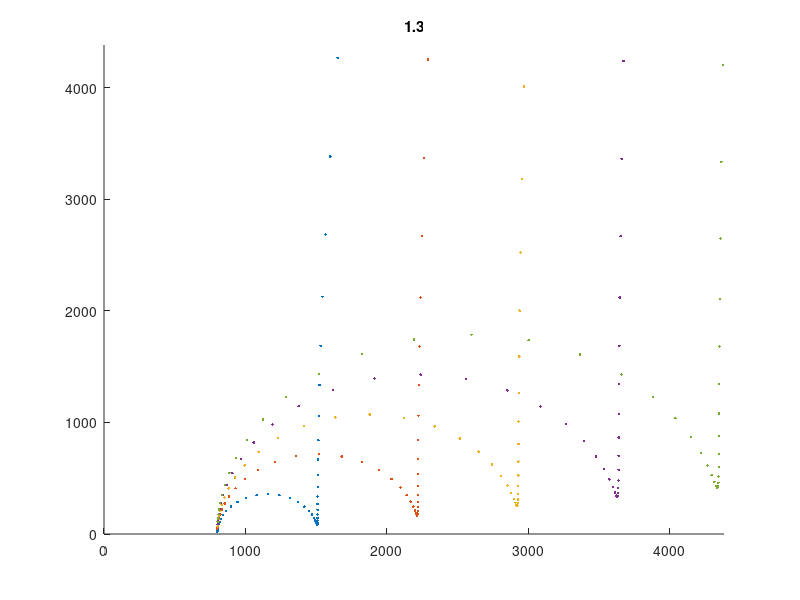
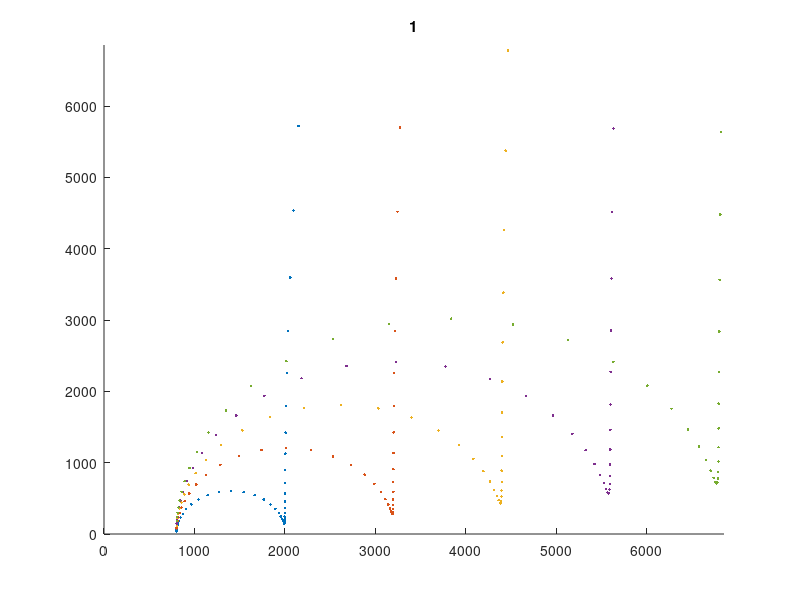
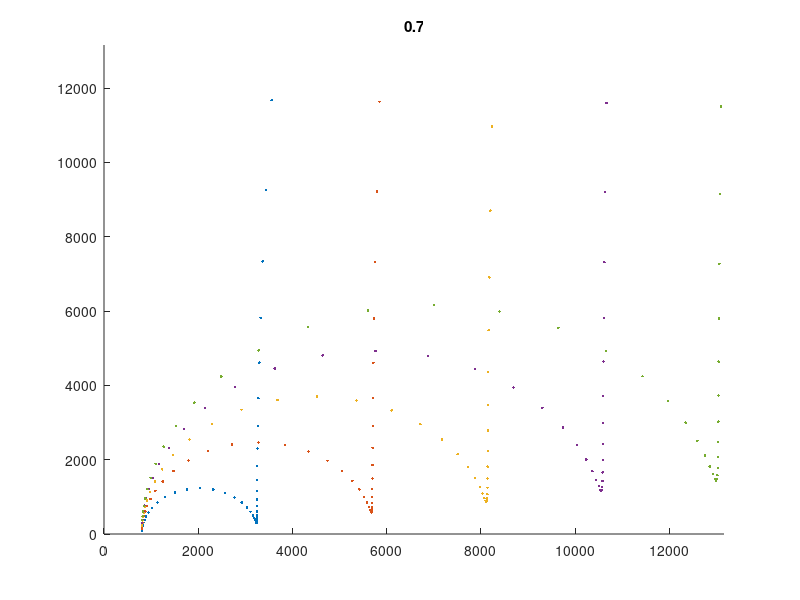
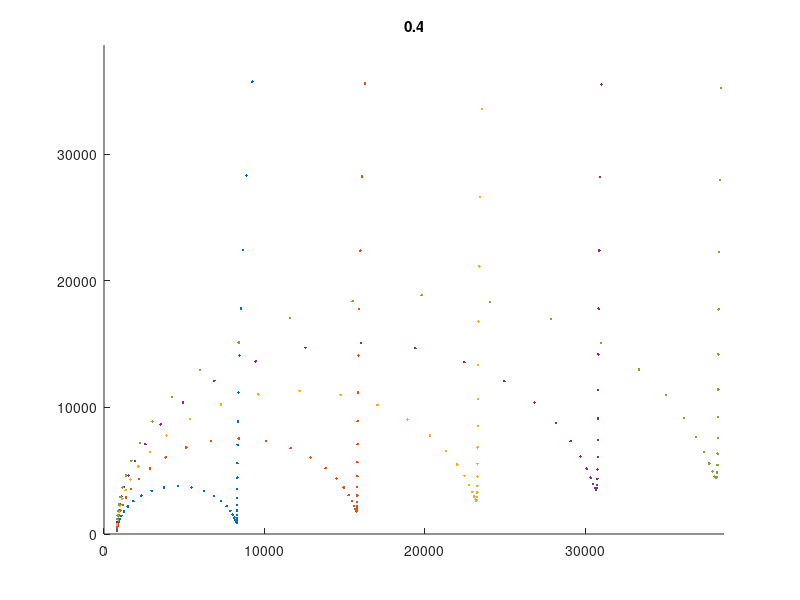

Source code (MATLAB) for these figures, in order:
clear all; clf;
w = logspace(-1,9,100); %gamry max is 1MH, but there is some fudge factor so 10^6.8 in matlab is about the same
Ai = .914; ti = .077;
Cinti = 4.07e-11; Cgbi = 1.17e-8;
Rinti = 793.5; Rgbi = 1.43e5;

cint = Cinti/(Ai/ti); cgb = Cgbi/(Ai/ti);
rint = Rinti*(Ai/ti); rgb = Rgbi*(Ai/ti);

d = [1.3 1.0 0.7 0.4 0.1]; A = 3.14159.*d.^2/4;
t = [0.1 0.2 0.3 0.4 0.5];
fig = ['1.3' '1.0' '0.7' '0.4' '0.1'];
for i = 1:length(t)
    for j = 1:length(A)
        R0 = 800;
        R1 = rint*t(i)/A(j);
        R2 = rgb*t(i)/A(j);
        
        C1 = cint*A(j)/t(i);
        C2 = cgb*A(j)/t(i);
        
        ZA = 1./(1/R1+1i.*w*C1);
        ZB = 1./(1/R2+1i.*w*C2);
        
        Z_RRC = R0 + ZA + ZB;
        Z_RRCreal = real(Z_RRC);
        Z_RRCimg = imag(Z_RRC);
        
        figure(j)
        hold on
        plot(Z_RRCreal,-Z_RRCimg,'.')
        axis([0 R0+R1+R1/100 0 R0+R1+R1/100])
        title(d(j));
    end
end